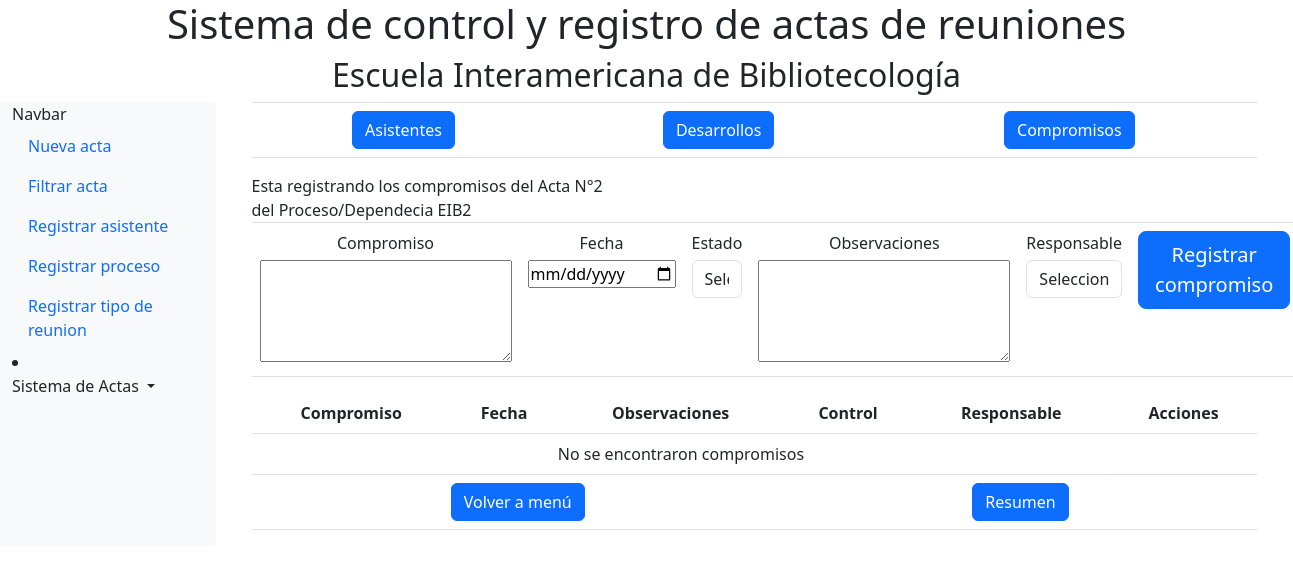
Before: /app_registro/RegistroCompromiso/24/121/2/ with the older database file.
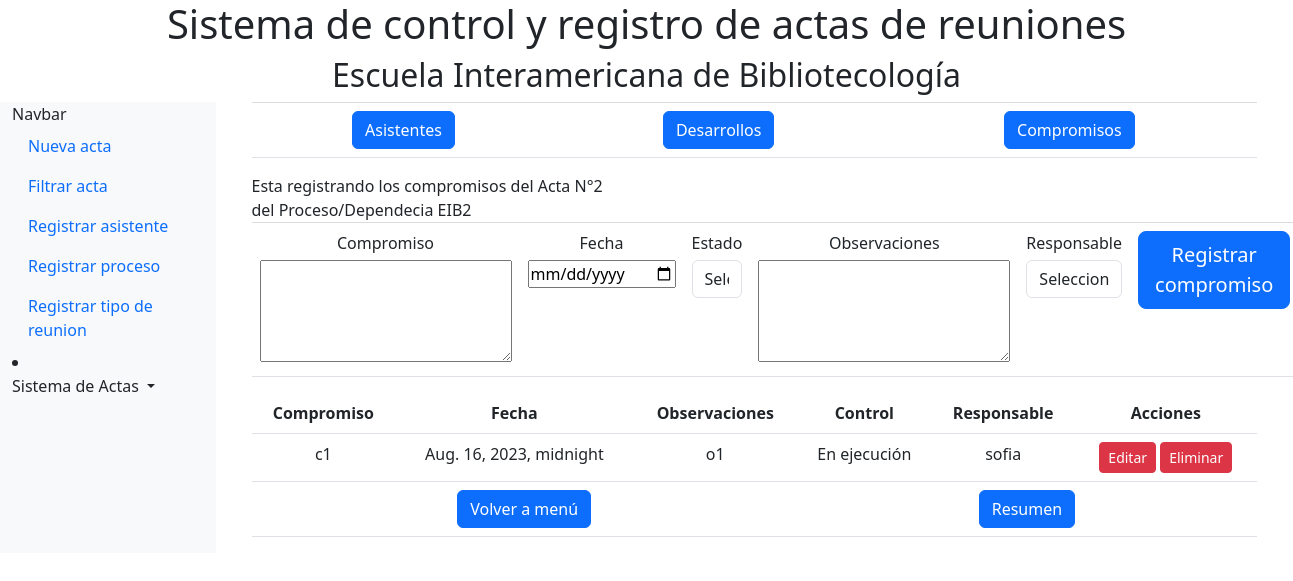
After: the same page with the newer database file.
### app_registro/models.py (models this page shows, shortened)
class Commitment(models.Model):
    act_id = models.ForeignKey(Act,on_delete =models.CASCADE,default=None)
    date = models.DateTimeField("Data publish",blank=True,null=True, default=None)
    observations = models.CharField(max_length=20000,null=True, default=None)
    commitment =  models.CharField(max_length=200000)
    user_id = models.ForeignKey(User,on_delete =models.CASCADE,default=None)
    control =  models.ForeignKey(State,on_delete=models.CASCADE,default=None)

class State(models.Model):
    name = models.CharField(max_length=200,null=True, default=None)

class User(models.Model):
    name = models.CharField(max_length=200, default=None)
    mail = models.CharField(max_length=200,null=True,default=None)
    num_id = models.IntegerField(default=None)

### app_registro/views.py (the view)
# urls.py: path('RegistroCompromiso/<int:act_id>/<str:act_proceso>/<int:act_ident>/', views.RegisterCommintment, name='RegistroCommintment'),
def RegisterCommintment(request,act_id,act_proceso,act_ident):
    if request.method == 'POST':
        formcompromiso = RegisterFormCommitment(request.POST)
        if formcompromiso.is_valid():
            compromiso = formcompromiso.save(commit=False)
            act_instance = Act.objects.get(id=act_id)
            compromiso.act_id = act_instance
            compromiso.save()
            url_redireccion = reverse('RegistroCommintment', args=[act_id, act_proceso, act_ident])
            return redirect(url_redireccion)
        else:
            print("Errores del formulario:")
            print(formcompromiso.errors)
    else:
        formcompromiso = RegisterFormCommitment()
    compromisos = Commitment.objects.filter(act_id=act_id)
    proceso = Dependece.objects.get(cod=act_proceso)
    context = {
            'form': formcompromiso,'act_id': act_id,'act_proceso': act_proceso,
            'act_ident': act_ident,'compromiso':compromisos,'proceso': proceso}
    return render(request, 'app_registro/formulario4.html',  context )

### app_registro/forms.py
class RegisterFormCommitment(forms.ModelForm):
    class Meta:
        model = Commitment
        fields = "__all__"
        widgets = {
            'date': NumberInput(attrs={'type':'date'})}
    def __init__(self, *args, **kwargs):
        super().__init__(*args, **kwargs)
        self.fields['date'].required = False
        self.fields['observations'].required = False
        self.fields['act_id'].required = False
        user = User.objects.values_list('pk','name')
        self.fields['user_id'].choices = user
        controls = State.objects.values_list('pk','name')
        self.fields['control'].choices = controls

### Templates/app_registro/formulario4.html (shortened to what the changed rows need)
{% extends 'base.html' %}
{% load static %}
    {% block content %}
    <main class="col-md-9 ms-sm-auto col-lg-10 px-md-4">
                <form method="post" id="myForm">
                    <div class="container">
                      <table class="table text-center">
                        <thead>
                          <tr>
                            <th>Compromiso</th>
                            <th>Fecha</th>
                            <th>Observaciones</th>
                            <th>Control</th>
                            <th>Responsable</th>
                            <th>Acciones</th>
                          </tr>
                        </thead>
                        <tbody>
                          {% for user in compromiso %}
                            <tr>
                              <td>{{ user.commitment }}</td>
                              <td>{{ user.date }}</td>
                              <td>{{ user.observations }}</td>
                              <td>{{ user.control.name }}</td>
                              <td>{{ user.user_id.name }}</td>
                              <td>
                                <a href="{% url 'EditarRegistroCompromiso' user.id act_id act_proceso act_ident%}" class="btn btn-danger btn-sm">Editar</a>
                                <a href="{% url 'eliminar_Compromiso' user.id act_id act_proceso act_ident%}" class="btn btn-danger btn-sm delete-typemeet" data-typemeet-id="{{ user.id }}">Eliminar</a>
                              </td>
                            </tr>
                          {% empty %}
                            <tr>
                              <td colspan="5">No se encontraron compromisos</td>
                            </tr>
                          {% endfor %}
                        </tbody>
                      </table>
                </form>
              </main>
    {% endblock %}

Changed rows visible on the page:
added Commitment: commitment "c1", date "Aug. 16, 2023, midnight", observations "o1", control.name "En ejecución", user_id.name "sofia"
Other visible differences:
text no longer shown: "No se encontraron compromisos"
